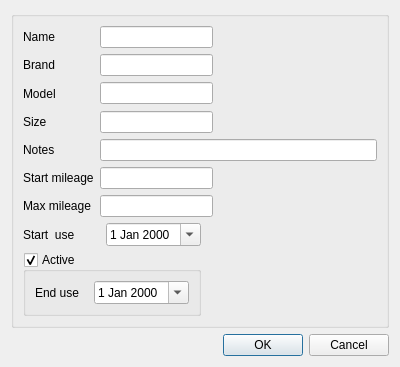
<?xml version="1.0" encoding="UTF-8"?>
<ui version="4.0">
 <class>ShoeEditor</class>
 <widget class="QDialog" name="ShoeEditor">
  <property name="windowModality">
   <enum>Qt::ApplicationModal</enum>
  </property>
  <property name="geometry">
   <rect>
    <x>0</x>
    <y>0</y>
    <width>400</width>
    <height>361</height>
   </rect>
  </property>
  <property name="windowTitle">
   <string>Shoe Editor</string>
  </property>
  <layout class="QGridLayout" name="gridLayout_2">
   <item row="1" column="1" colspan="2">
    <widget class="QDialogButtonBox" name="buttonBox">
     <property name="orientation">
      <enum>Qt::Horizontal</enum>
     </property>
     <property name="standardButtons">
      <set>QDialogButtonBox::Cancel|QDialogButtonBox::Ok</set>
     </property>
    </widget>
   </item>
   <item row="0" column="0" colspan="3">
    <widget class="QGroupBox" name="groupBox">
     <property name="title">
      <string/>
     </property>
     <layout class="QGridLayout" name="gridLayout">
      <item row="0" column="0">
       <widget class="QLabel" name="label">
        <property name="text">
         <string>Name</string>
        </property>
       </widget>
      </item>
      <item row="0" column="1" colspan="4">
       <widget class="QLineEdit" name="shoeName"/>
      </item>
      <item row="0" column="5">
       <spacer name="horizontalSpacer_2">
        <property name="orientation">
         <enum>Qt::Horizontal</enum>
        </property>
        <property name="sizeHint" stdset="0">
         <size>
          <width>158</width>
          <height>20</height>
         </size>
        </property>
       </spacer>
      </item>
      <item row="1" column="0">
       <widget class="QLabel" name="label_2">
        <property name="text">
         <string>Brand</string>
        </property>
       </widget>
      </item>
      <item row="1" column="1" colspan="4">
       <widget class="QLineEdit" name="shoeBrand"/>
      </item>
      <item row="1" column="5">
       <spacer name="horizontalSpacer_3">
        <property name="orientation">
         <enum>Qt::Horizontal</enum>
        </property>
        <property name="sizeHint" stdset="0">
         <size>
          <width>121</width>
          <height>20</height>
         </size>
        </property>
       </spacer>
      </item>
      <item row="2" column="0">
       <widget class="QLabel" name="label_3">
        <property name="text">
         <string>Model</string>
        </property>
       </widget>
      </item>
      <item row="2" column="1" colspan="4">
       <widget class="QLineEdit" name="shoeModel"/>
      </item>
      <item row="2" column="5">
       <spacer name="horizontalSpacer_4">
        <property name="orientation">
         <enum>Qt::Horizontal</enum>
        </property>
        <property name="sizeHint" stdset="0">
         <size>
          <width>158</width>
          <height>23</height>
         </size>
        </property>
       </spacer>
      </item>
      <item row="3" column="0">
       <widget class="QLabel" name="label_7">
        <property name="text">
         <string>Size</string>
        </property>
       </widget>
      </item>
      <item row="3" column="1" colspan="4">
       <widget class="QLineEdit" name="shoeSize"/>
      </item>
      <item row="3" column="5">
       <spacer name="horizontalSpacer_6">
        <property name="orientation">
         <enum>Qt::Horizontal</enum>
        </property>
        <property name="sizeHint" stdset="0">
         <size>
          <width>40</width>
          <height>20</height>
         </size>
        </property>
       </spacer>
      </item>
      <item row="4" column="0">
       <widget class="QLabel" name="label_4">
        <property name="text">
         <string>Notes</string>
        </property>
       </widget>
      </item>
      <item row="4" column="1" colspan="5">
       <widget class="QLineEdit" name="shoeNotes"/>
      </item>
      <item row="7" column="0" colspan="2">
       <widget class="QLabel" name="label_5">
        <property name="text">
         <string>Start  use</string>
        </property>
       </widget>
      </item>
      <item row="7" column="4" colspan="2">
       <spacer name="horizontalSpacer">
        <property name="orientation">
         <enum>Qt::Horizontal</enum>
        </property>
        <property name="sizeHint" stdset="0">
         <size>
          <width>189</width>
          <height>20</height>
         </size>
        </property>
       </spacer>
      </item>
      <item row="9" column="3" colspan="3">
       <spacer name="horizontalSpacer_7">
        <property name="orientation">
         <enum>Qt::Horizontal</enum>
        </property>
        <property name="sizeHint" stdset="0">
         <size>
          <width>195</width>
          <height>50</height>
         </size>
        </property>
       </spacer>
      </item>
      <item row="10" column="0">
       <spacer name="verticalSpacer">
        <property name="orientation">
         <enum>Qt::Vertical</enum>
        </property>
        <property name="sizeHint" stdset="0">
         <size>
          <width>20</width>
          <height>40</height>
         </size>
        </property>
       </spacer>
      </item>
      <item row="9" column="0" colspan="3">
       <widget class="QGroupBox" name="activeBox">
        <property name="title">
         <string>Active</string>
        </property>
        <property name="checkable">
         <bool>true</bool>
        </property>
        <layout class="QGridLayout" name="gridLayout_3">
         <item row="0" column="0">
          <widget class="QLabel" name="label_6">
           <property name="text">
            <string>End use</string>
           </property>
          </widget>
         </item>
         <item row="0" column="1">
          <widget class="QDateEdit" name="endUse">
           <property name="calendarPopup">
            <bool>true</bool>
           </property>
          </widget>
         </item>
        </layout>
       </widget>
      </item>
      <item row="7" column="2">
       <widget class="QDateEdit" name="startUse">
        <property name="calendarPopup">
         <bool>true</bool>
        </property>
       </widget>
      </item>
      <item row="5" column="0">
       <widget class="QLabel" name="label_8">
        <property name="text">
         <string>Start mileage</string>
        </property>
       </widget>
      </item>
      <item row="6" column="0">
       <widget class="QLabel" name="label_9">
        <property name="text">
         <string>Max mileage</string>
        </property>
       </widget>
      </item>
      <item row="5" column="1" colspan="4">
       <widget class="RunLineEdit" name="startMileage"/>
      </item>
      <item row="6" column="1" colspan="4">
       <widget class="RunLineEdit" name="maxMileage"/>
      </item>
      <item row="5" column="5">
       <spacer name="horizontalSpacer_5">
        <property name="orientation">
         <enum>Qt::Horizontal</enum>
        </property>
        <property name="sizeHint" stdset="0">
         <size>
          <width>40</width>
          <height>20</height>
         </size>
        </property>
       </spacer>
      </item>
      <item row="6" column="5">
       <spacer name="horizontalSpacer_8">
        <property name="orientation">
         <enum>Qt::Horizontal</enum>
        </property>
        <property name="sizeHint" stdset="0">
         <size>
          <width>40</width>
          <height>20</height>
         </size>
        </property>
       </spacer>
      </item>
     </layout>
    </widget>
   </item>
  </layout>
 </widget>
 <customwidgets>
  <customwidget>
   <class>RunLineEdit</class>
   <extends>QLineEdit</extends>
   <header>src/gui/runlineedit.h</header>
  </customwidget>
 </customwidgets>
 <resources/>
 <connections>
  <connection>
   <sender>buttonBox</sender>
   <signal>accepted()</signal>
   <receiver>ShoeEditor</receiver>
   <slot>accept()</slot>
   <hints>
    <hint type="sourcelabel">
     <x>248</x>
     <y>254</y>
    </hint>
    <hint type="destinationlabel">
     <x>157</x>
     <y>274</y>
    </hint>
   </hints>
  </connection>
  <connection>
   <sender>buttonBox</sender>
   <signal>rejected()</signal>
   <receiver>ShoeEditor</receiver>
   <slot>reject()</slot>
   <hints>
    <hint type="sourcelabel">
     <x>316</x>
     <y>260</y>
    </hint>
    <hint type="destinationlabel">
     <x>286</x>
     <y>274</y>
    </hint>
   </hints>
  </connection>
 </connections>
</ui>
